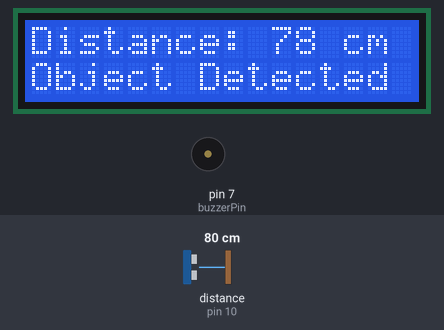
A sketch run on a simulated Arduino Uno, built with avr-gcc and run on an emulated ATmega328P. On the bench: 16×2 character LCD, buzzer (waves = sounding, pin HIGH). Wiring (inferred from the names in the program): ultrasonic range finder: trigger pin 9; echo pin 10. The test bench sets the inputs (shaded band); at power-on: distance to the obstacle (sensor on pin 10) 80 cm. The echo pulse lasts 58.3 µs per cm; pins used as bus, display or sensor lines are not drawn.

Above: at 3.2 s.
3.3 s: distance to the obstacle (sensor on pin 10) set to 12 cm
At 4.5 s:
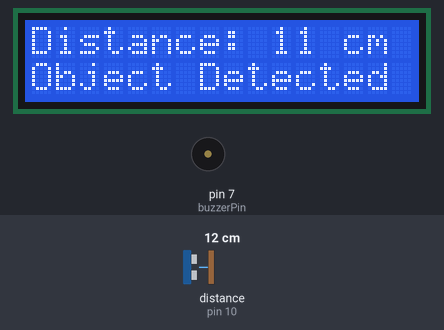
5.2 s: distance to the obstacle (sensor on pin 10) set to 9 cm
At 5.7 s:
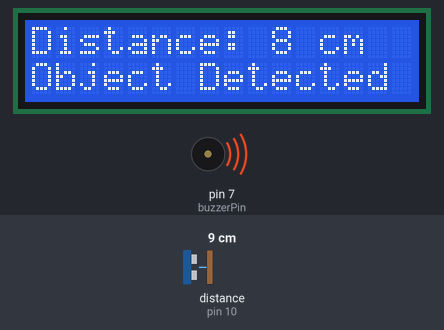
6.8 s: distance to the obstacle (sensor on pin 10) set to 2 cm
At 8.0 s:
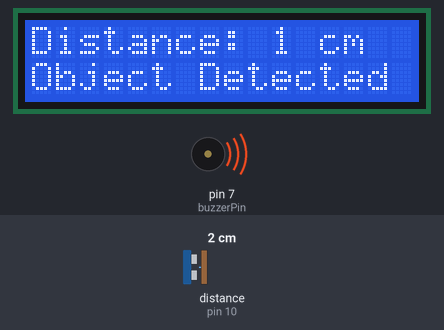
Timing chart, 0 to 9.8 s (numbered marks = the images above; inputs shaded):
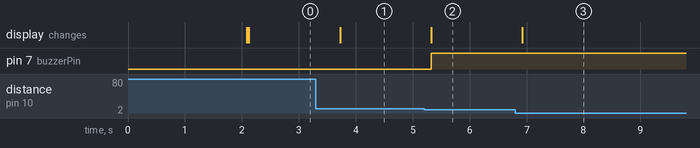

The sketch:

ObjectDetector.ino
```cpp
#include <Wire.h>
#include <LiquidCrystal_I2C.h>

// LCD setup (I2C address 0x27, 16 columns, 2 rows)
LiquidCrystal_I2C lcd(0x27, 16, 2);

// Ultrasonic sensor pins
const int trigPin = 9;
const int echoPin = 10;

// Buzzer pin
const int buzzerPin = 7;

void setup() {
  pinMode(trigPin, OUTPUT);
  pinMode(echoPin, INPUT);
  pinMode(buzzerPin, OUTPUT);

  lcd.init();           // Initialize LCD
  lcd.backlight();      // Turn on backlight

  Serial.begin(9600);   // Start serial communication
  lcd.print("System Starting...");
  delay(2000);
  lcd.clear();
}

void loop() {
  // Trigger ultrasonic sensor
  digitalWrite(trigPin, LOW);
  delayMicroseconds(2);
  digitalWrite(trigPin, HIGH);
  delayMicroseconds(10);
  digitalWrite(trigPin, LOW);

  // Read echo time
  long duration = pulseIn(echoPin, HIGH);
  int distance = duration * 0.034 / 2;

  // Clamp invalid or out-of-range values
  if (distance <= 0 || distance > 400) {
    distance = 400;
  }

  // Display on LCD
  lcd.clear();
  lcd.setCursor(0, 0);
  lcd.print("Distance: ");
  lcd.print(distance);
  lcd.print(" cm");

  lcd.setCursor(0, 1);
  lcd.print("Object Detected");

  // Buzzer logic
  if (distance < 10) {
    digitalWrite(buzzerPin, HIGH);
  } else {
    digitalWrite(buzzerPin, LOW);
  }

  delay(500);
}
```

Measured:
- the behaviour switches between 11 and 10 cm on distance to the obstacle (sensor on pin 10) (found by bisection; images 1 and 2)
- after the input at 3.3 s, the display: changes after 0.43 s (image 1)
- after the input at 5.2 s, pin 7 (buzzerPin): LOW → HIGH after 0.13 s; the display: changes after 0.13 s (image 2)
- after the input at 6.8 s, the display: changes after 0.13 s (image 3)
